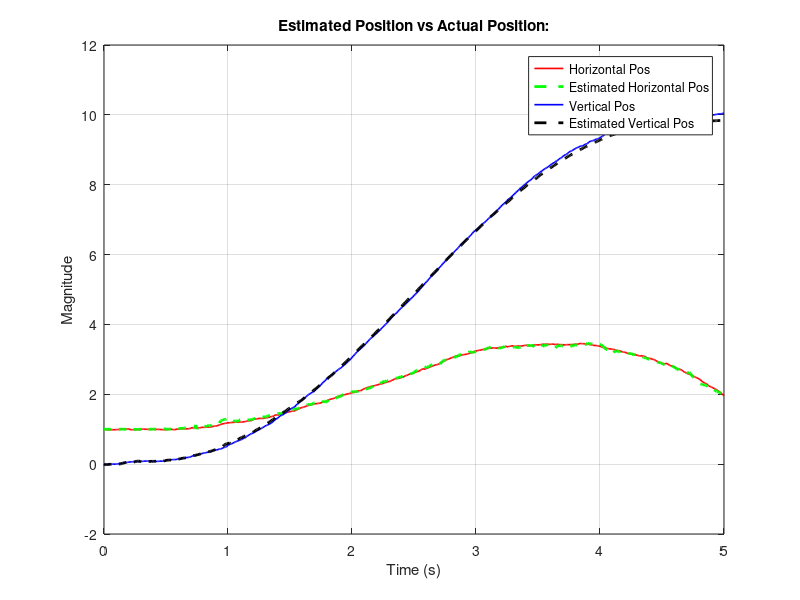
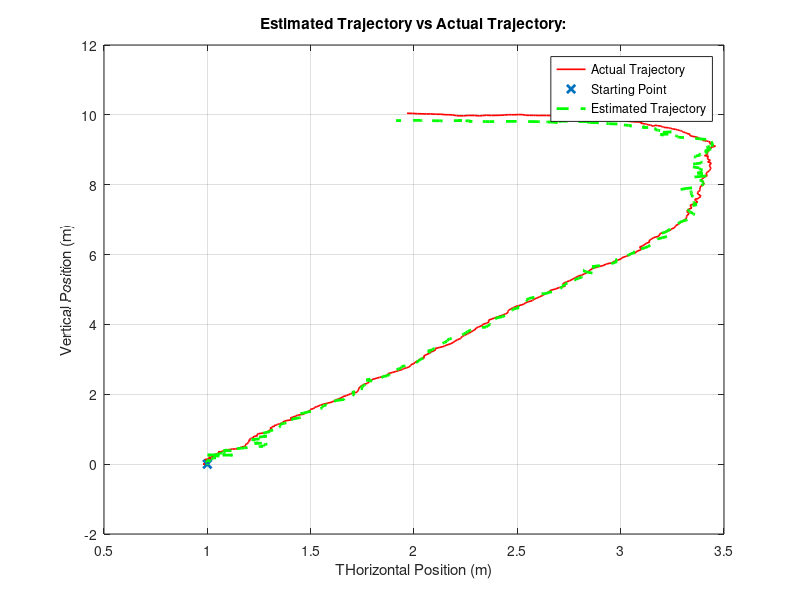
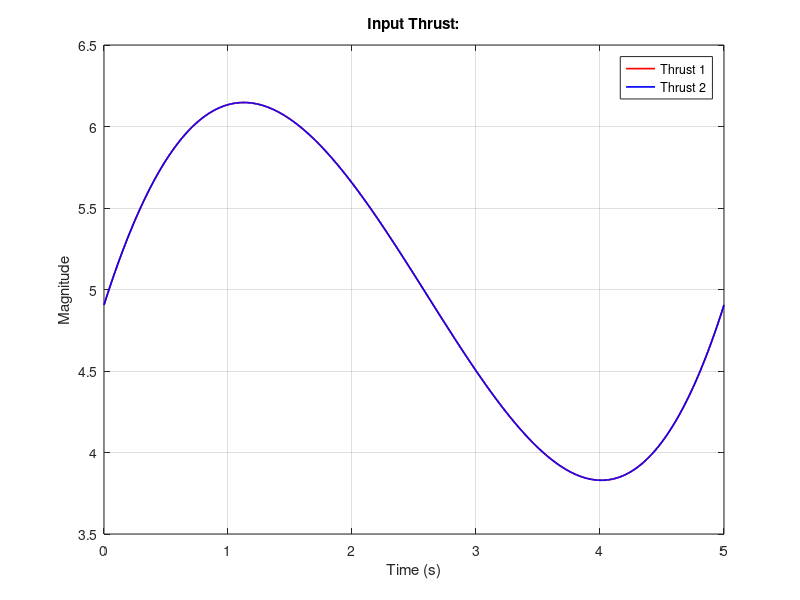

The MATLAB source for these figures, in order:
% This script will run an LQE procedure for a DLTV system which is a linear
% approximation of a CNL. Here we will compare the estimated states for an
% arbitrary set of inputs.

%% Linear Quadratic Regulation LQE:

% Simulation Parameters:
t         = 5;          % Length of simulation.
dt        = 0.01;         % Step size.
N         = t/dt + 1;     % Number of steps.
T         = 0:dt:t;       % This is our time series vector.

g         = 9.81;        % accln due to gravity.

% State Disturbance Formulation:
% Here we want to create a state disturbance vector which is as long as the
% number of steps.
mu1        = zeros(6,1); % Gaussian/"white".
sigma1     = zeros(6,6,N); % Covariance of disturbance through time.

for i = 1:N
    sigma1(:,:,i)     = diag(diag(rand(6))); % Randomized uncorrelated covariance
                                         % at every time step.
end

% Observation Noise Formulation:
% Similar to the previous one.
mu2        = zeros(2,1); % Gaussian/"white".
sigma2     = zeros(2,2,N); % Covariance of disturbance through time.

for i = 1:N
    sigma2(:,:,i)     = diag(diag(rand(2))); % Randomized uncorrelated covariance
                                         % at every time step.
end

% From the solution of a 5th order polynomial we have obtained our inputs
% as a function of time for our non-equilibrium trajectory:
u = 9.81*ones(3,1,N);
u(1,1,:) = 0.0048*T.^4 + 0.144*T.^3 - 1.32*T.^2 + 2.4*T + g/2;
u(2,1,:) = 0.0048*T.^4 + 0.144*T.^3 - 1.32*T.^2 + 2.4*T + g/2;
% This input raises the drone which is initially at rest (1,0). Then brings
% it to 10m vt pos in 5 seconds.
% Now we have inputs of the required format.

%% STATE-SPACE:
% This is a DLTV system whose states vary in time.
% Linearization and Discretization done for various instants in time about
% a nominal non-equilibrium climbing trajectory:

% Initializing our system matrices:
Abar = zeros(6,6,N);
Bbar = zeros(6,3,N);
Cbar = zeros(2,6,N);


for i = 1:N
    % Finding the state space representation at each time instant:
    s = dt*i; % Current time instant.
    
    Abar(:,:,i) = [zeros(3,3),eye(3,3); % Discretized system matrix.
       zeros(1,6);
       u(1,1,i)+u(2,1,i),0,0,0,-0.1,0;
       0,0,0,0,0,-0.1];

    Abar(:,:,i) = eye(6,6) + Abar(:,:,i)*dt; % 1st order approximation of Ad.

    Bbar(:,:,i) = [zeros(3,3);
            100,-100,0;
            zeros(1,3);
            1,1,-1];

    Bbar(:,:,i) = Bbar(:,:,i)*dt; % 1st order approximation of Bd.
    
    % Horizontal position at time s:
    H = 1; % The drone is climbing in the vertical direction. In the ideal
           % case there won't be deviation in the non-equi traj.
    V = 0.8*s^3 - 0.24*s^4 + 0.0192*s^5;

    Cbar(:,:,i) = [0, V^2/((H^2+V^2)^1.5), -H*V/((H^2+V^2)^1.5), 0, 0, 0;
        0, -H*V/((H^2+V^2)^1.5), H^2/((H^2+V^2)^1.5), 0, 0, 0];
end

% Let us initialize our variables and matrices:
Ot = zeros(6,6,N);
O  = zeros(6,6,N);
L = zeros(6,2,N); % Kalman gain.

A = zeros(6,6,N);
B = zeros(6,3,N);
C = zeros(2,6,N);

% Initial condition:
% Let our Linearization start exactly on the optimal trajectory:
x   = zeros(6,1,N); % Actual state.
xhat= zeros(6,1,N); % Estimated state.
y   = zeros(2,1,N); % Actual Observation.
yhat= zeros(2,1,N); % Predicted observation.
delta = zeros(6,1,N); % State disturbance.
eta = zeros(2,1,N); % Observation noise.

x(:,1,1) = [0,1,0,0,0,0]'; % Intial rest position of drone.

% We have everything we need now. Let us go to the simulation.
% Iteratively find our value for L and O matrix forward in time:
for i = 1:N
    if i == 1
        % Initially:
        A(:,:,i) = Abar(:,:,i);
        B(:,:,i) = Bbar(:,:,i);
        C(:,:,i) = Cbar(:,:,i);
        Rbar = inv(sigma1(:,:,i));
        Ot(:,:,i) = Rbar; % Covariance of initial state disturbance.
        Qbar = inv(sigma2(:,:,i)); % Covariance of observation noise.
        % Find the Kalman gain:
        L(:,:,i)  = Ot(:,:,i)*transpose(C(:,:,i))/...
            (Qbar + C(:,:,i)*Ot(:,:,i)*transpose(C(:,:,i)));
        % Update state Covariance:
        O(:,:,i) = (eye(6,6)-L(:,:,i)*C(:,:,i))*Ot(:,:,i)*...
            transpose((eye(6,6)-L(:,:,i)*C(:,:,i))) + L(:,:,i)*Qbar*...
            transpose(L(:,:,i));
    else
        A(:,:,i) = Abar(:,:,i);
        B(:,:,i) = Bbar(:,:,i);
        C(:,:,i) = Cbar(:,:,i);
        Rbar = inv(sigma1(:,:,i));
        Ot(:,:,i) = A(:,:,i-1)*O(:,:,i-1)*transpose(A(:,:,i-1))...
            + Rbar;
        Qbar = inv(sigma2(:,:,i));
        L(:,:,i)  = Ot(:,:,i)*transpose(C(:,:,i))/...
            (Qbar + C(:,:,i)*Ot(:,:,i)*transpose(C(:,:,i)));
        O(:,:,i) = (eye(6,6)-L(:,:,i)*C(:,:,i))*Ot(:,:,i)*...
            transpose((eye(6,6)-L(:,:,i)*C(:,:,i))) + L(:,:,i)*Qbar*...
            transpose(L(:,:,i));
    end
end

% Now we have our Kalman Gain values for the whole time horizon. Let is
% simulate our system and see how good our estimation is:

% Start Simulation:
for i = 1:N
    if i == 1
        % Intially we will have our observation. Calculating noise:
        eta(:,1,i) = 0.01*mvnrnd(mu2,sigma2(:,:,i)); % Obs Noise.
        delta(:,1,i) = 0.01*mvnrnd(mu1,sigma1(:,:,i)); % State Disturbance.
        % Deterministic system dynamics:
        y(:,1,i) = C(:,:,i)*x(:,1,i) + eta(:,1,i); % Actual Observation.
        % Estimation system dynamics:
        xhat(:,1,i) = x(:,1,i); % Intial state is known.
    else
        % From second time-step we have to do our shit!
        eta(:,1,i) = 0.01*mvnrnd(mu2,sigma2(:,:,i)); % Obs Noise.
        delta(:,1,i) = 0.01*mvnrnd(mu1,sigma1(:,:,i)); % State Disturbance.
        % Deterministic system dynamics:
        x(:,1,i) = A(:,:,i-1)*x(:,1,i-1) + B(:,:,i-1)*u(:,:,i-1) + delta(:,1,i); % Actual State with disturbance.
        y(:,1,i) = C(:,:,i)*x(:,1,i) + eta(:,1,i); % Actual Observation.
        % Estimation system dynamics:
        yhat(:,1,i) = C(:,:,i)*(A(:,:,i-1)*xhat(:,1,i-1) + B(:,:,i-1)*u(:,:,i-1)); % Observation prediction.
        xhat(:,1,i) = A(:,:,i-1)*xhat(:,1,i-1) + B(:,:,i-1)*u(:,:,i-1) +...
            L(:,:,i)*(y(:,1,i)-yhat(:,1,i)); 
        % State prediction from previous state estimate.
    end
end

%% PLOTTING THE RESULTS:
H = zeros(1,N);
V = zeros(1,N);
He = zeros(1,N);
Ve = zeros(1,N);
T1= zeros(1,N); % Input 1 - Thrust 1.
T2= zeros(1,N); % Input 2 - Thrust 2.

for j = 1:N
    H(1,j) = x(2,1,j); % Horizontal position of drone.
    V(1,j) = x(3,1,j); % Vertical position of drone.
    He(1,j) = xhat(2,1,j); % Horizontal position of drone.
    Ve(1,j) = xhat(3,1,j); % Vertical position of drone.
    T1(1,j)= u(1,1,j); % Total drone Left thrust.
    T2(1,j)= u(2,1,j); % Total drone Right thrust.
end

% Actual state vs Estimate state:
figure()
plot(T,H,'r','LineWidth',1.2);
grid on; hold on;
plot(T,He,'g--','LineWidth',2);
plot(T,V,'b','LineWidth',1.2);
plot(T,Ve,'k--','LineWidth',2);
xlabel('Time (s)');
ylabel('Magnitude');
title('Estimated Position vs Actual Position:');
legend('Horizontal Pos','Estimated Horizontal Pos','Vertical Pos','Estimated Vertical Pos');

% Actual Trajectory vs Estimated Trajectory:
figure()
plot(H,V,'r','LineWidth',1.2);
grid on; hold on;
plot(H(1),V(1),'x','LineWidth',2);
plot(He,Ve,'g--','LineWidth',2);
xlabel('THorizontal Position (m)');
ylabel('Vertical Position (m)');
title('Estimated Trajectory vs Actual Trajectory:');
legend('Actual Trajectory','Starting Point','Estimated Trajectory');


% Variation of Inputs:
figure()
plot(T,T1,'r','LineWidth',1.2);
grid on; hold on;
plot(T,T2,'b','LineWidth',1.2);
xlabel('Time (s)');
ylabel('Magnitude');
title('Input Thrust:');
legend('Thrust 1','Thrust 2');
